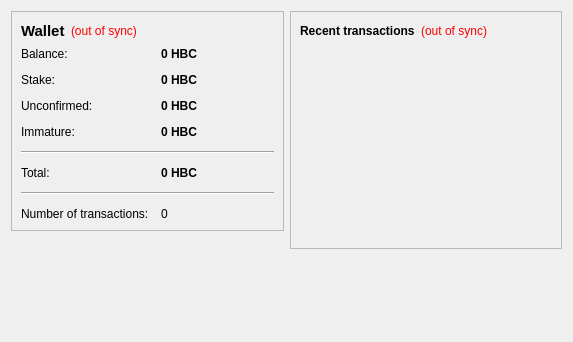
<?xml version="1.0" encoding="UTF-8"?>
<ui version="4.0">
 <class>OverviewPage</class>
 <widget class="QWidget" name="OverviewPage">
  <property name="geometry">
   <rect>
    <x>0</x>
    <y>0</y>
    <width>573</width>
    <height>342</height>
   </rect>
  </property>
  <property name="windowTitle">
   <string>Form</string>
  </property>
  <layout class="QHBoxLayout" name="horizontalLayout" stretch="1,1">
   <item>
    <layout class="QVBoxLayout" name="verticalLayout_2">
     <item>
      <widget class="QFrame" name="frame">
       <property name="frameShape">
        <enum>QFrame::StyledPanel</enum>
       </property>
       <property name="frameShadow">
        <enum>QFrame::Raised</enum>
       </property>
       <layout class="QVBoxLayout" name="verticalLayout_4">
        <item>
         <layout class="QHBoxLayout" name="horizontalLayout_4">
          <item>
           <widget class="QLabel" name="label_5">
            <property name="font">
             <font>
              <pointsize>11</pointsize>
              <weight>75</weight>
              <bold>true</bold>
             </font>
            </property>
            <property name="text">
             <string>Wallet</string>
            </property>
           </widget>
          </item>
          <item>
           <widget class="QLabel" name="labelWalletStatus">
            <property name="toolTip">
             <string>The displayed information may be out of date. Your wallet automatically synchronizes with the HubCoin network after a connection is established, but this process has not completed yet.</string>
            </property>
            <property name="styleSheet">
             <string notr="true">QLabel { color: red; }</string>
            </property>
            <property name="text">
             <string notr="true">(out of sync)</string>
            </property>
            <property name="alignment">
             <set>Qt::AlignLeading|Qt::AlignLeft|Qt::AlignVCenter</set>
            </property>
           </widget>
          </item>
          <item>
           <spacer name="horizontalSpacer_2">
            <property name="orientation">
             <enum>Qt::Horizontal</enum>
            </property>
            <property name="sizeHint" stdset="0">
             <size>
              <width>40</width>
              <height>20</height>
             </size>
            </property>
           </spacer>
          </item>
         </layout>
        </item>
        <item>
         <layout class="QFormLayout" name="formLayout_2">
          <property name="fieldGrowthPolicy">
           <enum>QFormLayout::AllNonFixedFieldsGrow</enum>
          </property>
          <property name="horizontalSpacing">
           <number>12</number>
          </property>
          <property name="verticalSpacing">
           <number>12</number>
          </property>
          <item row="0" column="0">
           <widget class="QLabel" name="label">
            <property name="text">
             <string>Balance:</string>
            </property>
           </widget>
          </item>
          <item row="0" column="1">
           <widget class="QLabel" name="labelBalance">
            <property name="font">
             <font>
              <weight>75</weight>
              <bold>true</bold>
             </font>
            </property>
            <property name="cursor">
             <cursorShape>IBeamCursor</cursorShape>
            </property>
            <property name="toolTip">
             <string>Your current balance</string>
            </property>
            <property name="text">
             <string notr="true">0 HBC</string>
            </property>
            <property name="textInteractionFlags">
             <set>Qt::LinksAccessibleByMouse|Qt::TextSelectableByKeyboard|Qt::TextSelectableByMouse</set>
            </property>
           </widget>
          </item>
          <item row="1" column="0">
           <widget class="QLabel" name="label_6">
            <property name="text">
             <string>Stake:</string>
            </property>
           </widget>
          </item>
          <item row="1" column="1">
           <widget class="QLabel" name="labelStake">
            <property name="font">
             <font>
              <weight>75</weight>
              <bold>true</bold>
             </font>
            </property>
            <property name="cursor">
             <cursorShape>IBeamCursor</cursorShape>
            </property>
            <property name="toolTip">
             <string>Total of coins that was staked, and do not yet count toward the current balance</string>
            </property>
            <property name="text">
             <string notr="true">0 HBC</string>
            </property>
            <property name="textInteractionFlags">
             <set>Qt::LinksAccessibleByMouse|Qt::TextSelectableByKeyboard|Qt::TextSelectableByMouse</set>
            </property>
           </widget>
          </item>
          <item row="2" column="0">
           <widget class="QLabel" name="label_3">
            <property name="text">
             <string>Unconfirmed:</string>
            </property>
           </widget>
          </item>
          <item row="2" column="1">
           <widget class="QLabel" name="labelUnconfirmed">
            <property name="font">
             <font>
              <weight>75</weight>
              <bold>true</bold>
             </font>
            </property>
            <property name="cursor">
             <cursorShape>IBeamCursor</cursorShape>
            </property>
            <property name="toolTip">
             <string>Total of transactions that have yet to be confirmed, and do not yet count toward the current balance</string>
            </property>
            <property name="text">
             <string notr="true">0 HBC</string>
            </property>
            <property name="textInteractionFlags">
             <set>Qt::LinksAccessibleByMouse|Qt::TextSelectableByKeyboard|Qt::TextSelectableByMouse</set>
            </property>
           </widget>
          </item>
          <item row="3" column="0">
           <widget class="QLabel" name="labelImmatureText">
            <property name="text">
             <string>Immature:</string>
            </property>
           </widget>
          </item>
          <item row="3" column="1">
           <widget class="QLabel" name="labelImmature">
            <property name="font">
             <font>
              <weight>75</weight>
              <bold>true</bold>
             </font>
            </property>
            <property name="toolTip">
             <string>Mined balance that has not yet matured</string>
            </property>
            <property name="text">
             <string notr="true">0 HBC</string>
            </property>
            <property name="textInteractionFlags">
             <set>Qt::LinksAccessibleByMouse|Qt::TextSelectableByKeyboard|Qt::TextSelectableByMouse</set>
            </property>
           </widget>
          </item>
          <item row="4" column="0" colspan="2">
           <widget class="Line" name="line">
            <property name="orientation">
             <enum>Qt::Horizontal</enum>
            </property>
           </widget>
          </item>
          <item row="5" column="0">
           <widget class="QLabel" name="labelTotalText">
            <property name="text">
             <string>Total:</string>
            </property>
           </widget>
          </item>
          <item row="5" column="1">
           <widget class="QLabel" name="labelTotal">
            <property name="font">
             <font>
              <weight>75</weight>
              <bold>true</bold>
             </font>
            </property>
            <property name="toolTip">
             <string>Sum of all balances (mature, immature, unconfirmed and stake)</string>
            </property>
            <property name="text">
             <string notr="true">0 HBC</string>
            </property>
            <property name="textInteractionFlags">
             <set>Qt::LinksAccessibleByMouse|Qt::TextSelectableByKeyboard|Qt::TextSelectableByMouse</set>
            </property>
           </widget>
          </item>
          <item row="6" column="0" colspan="2">
           <widget class="Line" name="line">
            <property name="orientation">
             <enum>Qt::Horizontal</enum>
            </property>
           </widget>
          </item>
          <item row="7" column="0">
           <widget class="QLabel" name="label_2">
            <property name="text">
             <string>Number of transactions:</string>
            </property>
           </widget>
          </item>
          <item row="7" column="1">
           <widget class="QLabel" name="labelNumTransactions">
            <property name="toolTip">
             <string>Total number of transactions in wallet</string>
            </property>
            <property name="text">
             <string notr="true">0</string>
            </property>
           </widget>
          </item>
         </layout>
        </item>
       </layout>
      </widget>
     </item>
     <item>
      <spacer name="verticalSpacer">
       <property name="orientation">
        <enum>Qt::Vertical</enum>
       </property>
       <property name="sizeHint" stdset="0">
        <size>
         <width>20</width>
         <height>40</height>
        </size>
       </property>
      </spacer>
     </item>
    </layout>
   </item>
   <item>
    <layout class="QVBoxLayout" name="verticalLayout_3">
     <item>
      <widget class="QFrame" name="frame_2">
       <property name="frameShape">
        <enum>QFrame::StyledPanel</enum>
       </property>
       <property name="frameShadow">
        <enum>QFrame::Raised</enum>
       </property>
       <layout class="QVBoxLayout" name="verticalLayout">
        <item>
         <layout class="QHBoxLayout" name="horizontalLayout_2">
          <item>
           <widget class="QLabel" name="label_4">
            <property name="text">
             <string>&lt;b&gt;Recent transactions&lt;/b&gt;</string>
            </property>
           </widget>
          </item>
          <item>
           <widget class="QLabel" name="labelTransactionsStatus">
            <property name="toolTip">
             <string>The displayed information may be out of date. Your wallet automatically synchronizes with the HubCoin network after a connection is established, but this process has not completed yet.</string>
            </property>
            <property name="styleSheet">
             <string notr="true">QLabel { color: red; }</string>
            </property>
            <property name="text">
             <string notr="true">(out of sync)</string>
            </property>
            <property name="alignment">
             <set>Qt::AlignRight|Qt::AlignTrailing|Qt::AlignVCenter</set>
            </property>
           </widget>
          </item>
          <item>
           <spacer name="horizontalSpacer">
            <property name="orientation">
             <enum>Qt::Horizontal</enum>
            </property>
            <property name="sizeHint" stdset="0">
             <size>
              <width>40</width>
              <height>20</height>
             </size>
            </property>
           </spacer>
          </item>
         </layout>
        </item>
        <item>
         <widget class="QListView" name="listTransactions">
          <property name="styleSheet">
           <string notr="true">QListView { background: transparent; }</string>
          </property>
          <property name="frameShape">
           <enum>QFrame::NoFrame</enum>
          </property>
          <property name="verticalScrollBarPolicy">
           <enum>Qt::ScrollBarAlwaysOff</enum>
          </property>
          <property name="horizontalScrollBarPolicy">
           <enum>Qt::ScrollBarAlwaysOff</enum>
          </property>
          <property name="selectionMode">
           <enum>QAbstractItemView::NoSelection</enum>
          </property>
         </widget>
        </item>
       </layout>
      </widget>
     </item>
     <item>
      <spacer name="verticalSpacer_2">
       <property name="orientation">
        <enum>Qt::Vertical</enum>
       </property>
       <property name="sizeHint" stdset="0">
        <size>
         <width>20</width>
         <height>40</height>
        </size>
       </property>
      </spacer>
     </item>
    </layout>
   </item>
  </layout>
 </widget>
 <resources/>
 <connections/>
</ui>
